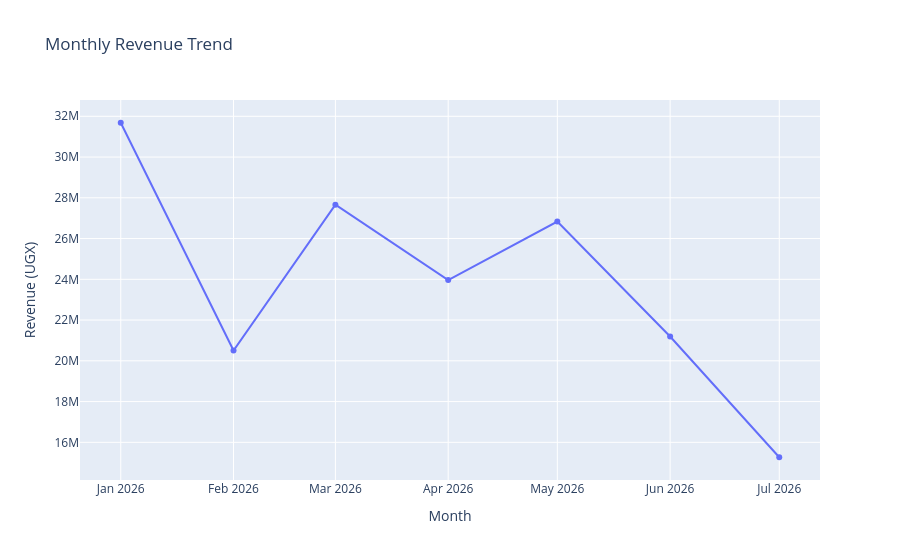

Write notebook code for a chart like this one.
### Code cell
fig = px.line(
    monthly_revenue,
    x="Year_Month",
    y="Total_Sales",
    markers=True,
    title="Monthly Revenue Trend",
    labels={
        "Year_Month": "Month",
        "Total_Sales": "Revenue (UGX)"
    }
)

fig.show()

### Figure 1 — Plotly figure (JSON) as saved in the notebook; plotly's stock layout.template omitted (floating-point values rounded to 4 significant figures)
{"data": [{"hovertemplate": "Month=%{x}<br>Revenue (UGX)=%{y}<extra></extra>", "legendgroup": "", "line": {"color": "#636efa", "dash": "solid"}, "marker": {"symbol": "circle"}, "mode": "lines+markers", "name": "", "orientation": "v", "showlegend": false, "type": "scatter", "x": ["2026-01", "2026-02", "2026-03", "2026-04", "2026-05", "2026-06", "2026-07"], "xaxis": "x", "y": [31683000, 20505000, 27660000, 23963000, 26833000, 21192000, 15268000], "yaxis": "y"}], "layout": {"legend": {"tracegroupgap": 0}, "title": {"text": "Monthly Revenue Trend"}, "xaxis": {"anchor": "y", "domain": [0, 1], "title": {"text": "Month"}}, "yaxis": {"anchor": "x", "domain": [0, 1], "title": {"text": "Revenue (UGX)"}}}}
